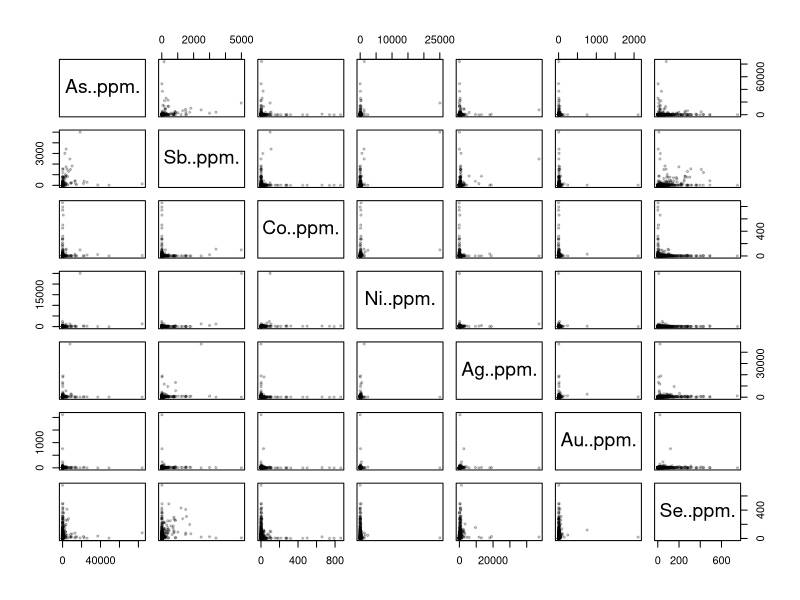
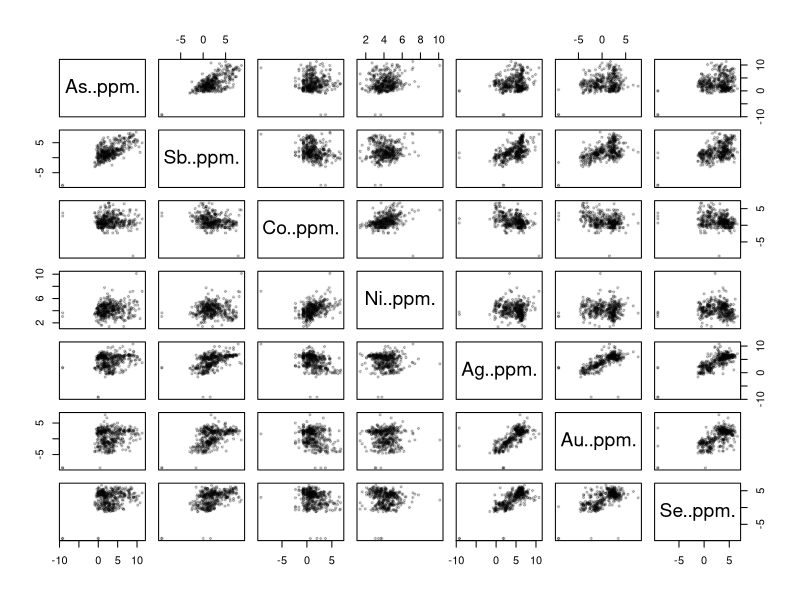
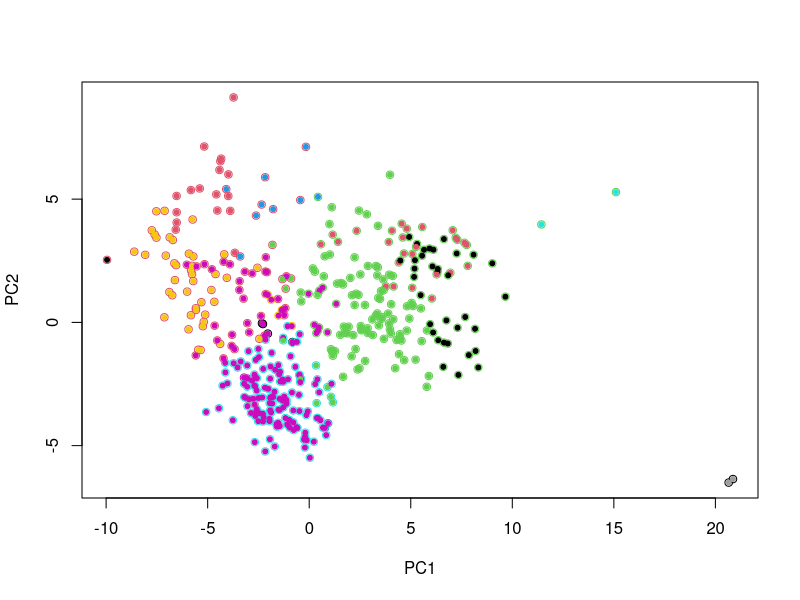
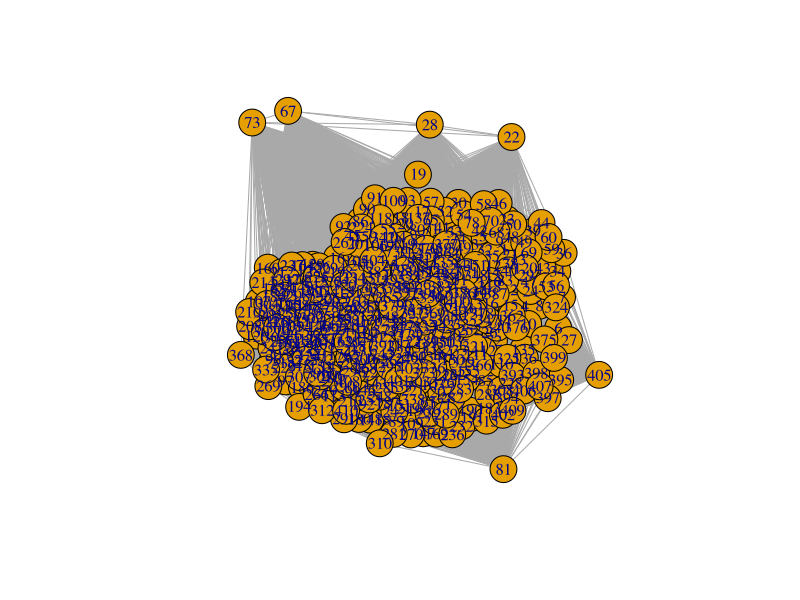
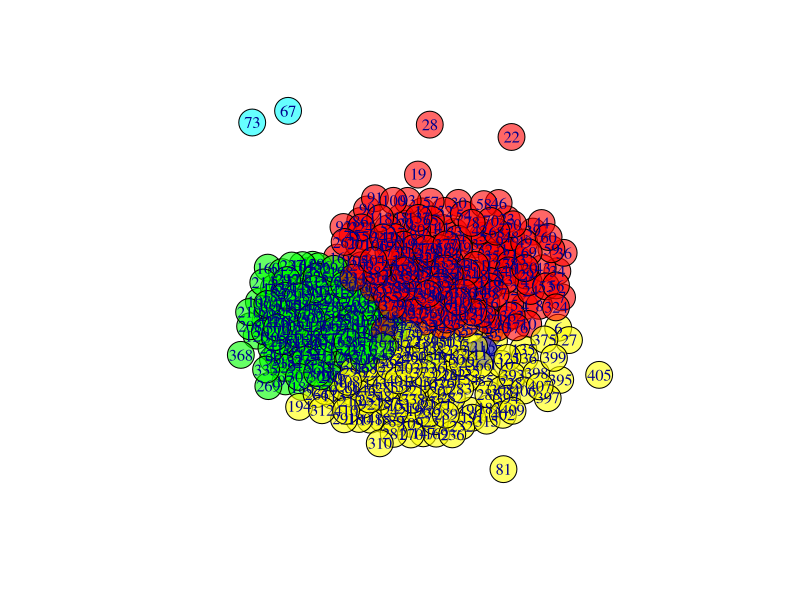
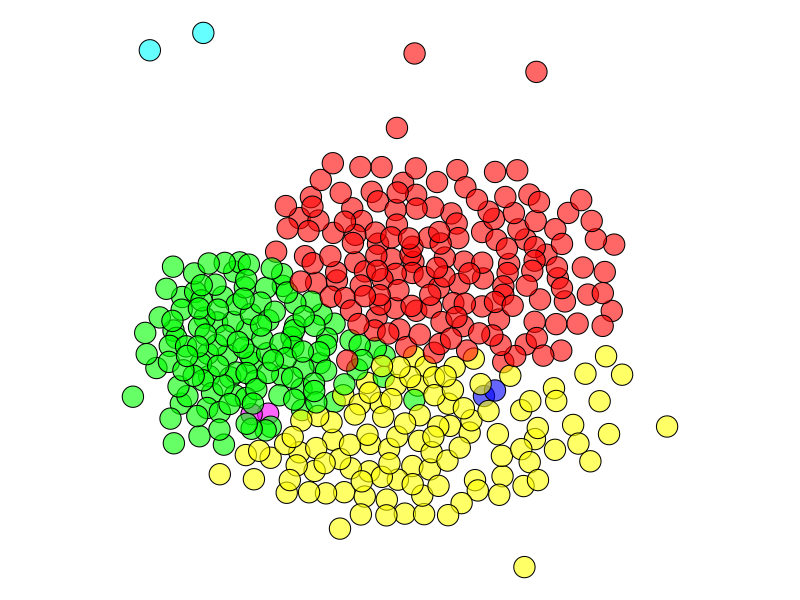
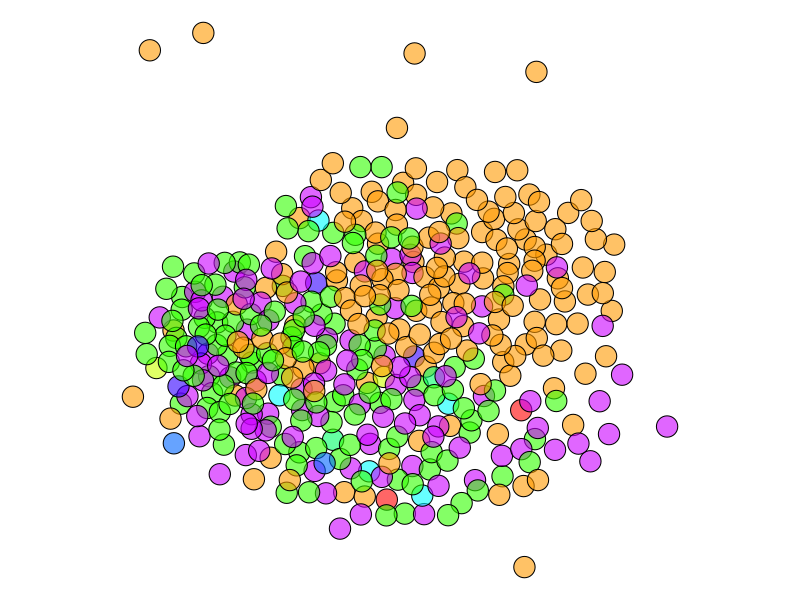

Source code (R) for these figures, in order:
## ---- chunk 1
knitr::opts_chunk$set(warning=FALSE,message=FALSE,cache=TRUE,collapse=TRUE,fig.show="hold",results="hide")
## ---- chunk 2
datappm=read.csv("Table S1.csv")
ppms=datappm[,15:21]
plot(ppms,pch=20,cex=.7,col=adjustcolor(1,.2))
## ---- chunk 3
knitr::kable(cor(ppms))
## ---- chunk 4
ppms=as.data.frame(apply(ppms,2,log))
plot(ppms,pch=20,cex=.7,col=adjustcolor(1,.2))
## ---- chunk 5
knitr::kable(cor(ppms))
## ---- chunk 6
ppms.pca=prcomp(ppms)
ppms.dist=dist(ppms.pca$x)
ppms.clust=hclust(ppms.dist)
ppms.kclust=cutree(ppms.clust,k=10) #playing comparing community cluster vs simple hierarchical clustering

plot(ppms.pca$x[,1:2],col=datappm$Chemical.cluster+1)
points(ppms.pca$x[,1:2],col=ppms.kclust,pch=20  )
## ---- chunk 7

library(igraph)
ppms.ew=1/(as.matrix(ppms.dist)^2)
ppms.graph=graph.adjacency(ppms.ew, mode = "undirected", weighted = TRUE, diag = FALSE)
layout=layout_nicely(ppms.graph)
plot(ppms.graph,layout=layout)
## ---- chunk 8
communites=cluster_louvain(ppms.graph)
knitr::kable(sizes(communites))
plot(ppms.graph,vertex.color=rainbow(6,alpha=.6)[communites$membership],edge.color="white",layout=layout)

## ---- chunk 9
knitr::kable(table(datappm$Chemical.cluster))
knitr::kable(sizes(communites))

sum(datappm$Chemical.cluster==0 & communites$membership ==4)
sum(datappm$Chemical.cluster==1 & communites$membership ==5)
sum(datappm$Chemical.cluster==2 & communites$membership ==1)
sum(datappm$Chemical.cluster==4 & communites$membership ==3)
sum(datappm$Chemical.cluster==5 & communites$membership ==6)
sum(datappm$Chemical.cluster==9 & communites$membership ==2)


# jelena 4 is  R louvain 3
# jelena 2 is  R louvain 1
# jelena 9 is  R louvain 2
## ---- chunk 10
par(mar=c(0,0,0,0))
plot(ppms.graph,vertex.color=rainbow(6,alpha=.6)[communites$membership],edge.color=NA,layout=layout,vertex.label=NA,vertex.size=8)
plot(ppms.graph,vertex.color=rainbow(10,alpha=.6)[datappm$Chemical.cluster],edge.color=NA,layout=layout,vertex.label=NA,vertex.size=8)
## ---- chunk 11

level2=lapply(communites, function(g)cluster_louvain(induced.subgraph(ppms.graph,g)))



